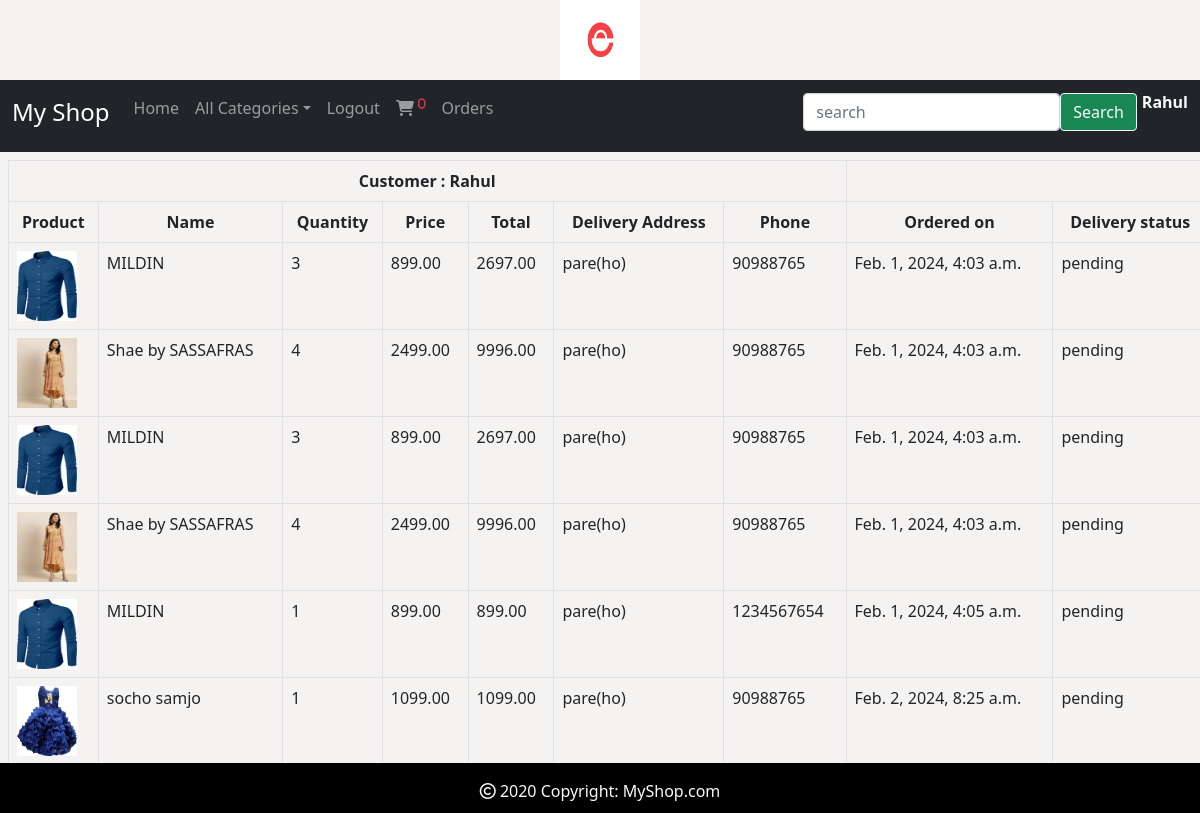
Screenshot of /cart/yourorders (signed in) with the database file from the repository.
### cart/models.py (models this page shows, shortened)
class Order(models.Model):
    user=models.ForeignKey(User,on_delete=models.CASCADE)
    product=models.ForeignKey(Product,on_delete=models.CASCADE)
    no_of_item=models.IntegerField()
    address=models.TextField()
    phone=models.IntegerField()
    order_status=models.CharField(max_length=30,default='pending')
    delivery_status=models.CharField(max_length=30,default='pending')
    date_added=models.DateTimeField(auto_now_add=True)
    def Total(self):
        return self.no_of_item * self.product.price

### shop/models.py (models this page shows, shortened)
class Product(models.Model):
    name=models.CharField(max_length=30)
    desc=models.TextField()
    image=models.ImageField(upload_to='product',blank=True,null=True)
    price=models.DecimalField(max_digits=10,decimal_places=2)
    stock=models.IntegerField()
    available=models.BooleanField(default=True)
    created=models.DateTimeField(auto_now_add=True)
    updated=models.DateTimeField(auto_now=True)
    category=models.ForeignKey(Category,on_delete=models.CASCADE)

### cart/views.py (the view)
# urls.py: path('yourorders', views.yourorders, name='yourorders'),
@login_required
def yourorders(request):
    u=request.user
    items=Order.objects.filter(user=u)
    return render(request,template_name='ordered_items.html',context={'items':items})

### cart/context_processors.py (called while the page is built)
def total(request):
    item_count=0
    if request.user.is_authenticated:
        u=request.user
        try:
            c = Cart.objects.filter(user=u)
            for i in c:
                item_count +=i.quantity
        except:
            item_count=0
    return{'count':item_count}

### shop/context_processors.py (called while the page is built)
def menulinks(request):
    links=Category.objects.all()
    return {'links':links}

### templates/ordered_items.html
{%extends 'base.html'%}
{%load static%}
{%block body%}
<div class="mb-5">
    <center>
        <table class="table table-bordered m-2">
            <tr class="text-center">
                {%if user.is_authenticated%}
                <th colspan="7">Customer : {{user.username}}</th>
                {%else%}
                <th colspan="7">Customer : Guest</th>
                {%endif%}
            </tr>
            <tr class="fw-bold text-center">
                <td>Product</td>
                <td>Name</td>
                <td>Quantity</td>
                <td>Price</td>
                <td>Total</td>
                <td>Delivery Address</td>
                <td>Phone</td>
                <td>Ordered on</td>
                <td>Delivery status</td>
            </tr>
            {%for i in items%}
            <tr>
                <td><img src="{{i.product.image.url}}" width="60px;" height="70px;"></td>
                <td>{{i.product.name}}</td>
                <td>{{i.no_of_item}}</td>
                <td>{{i.product.price}}</td>
                <td>{{i.Total}}</td>
                <td>{{i.address}}</td>
                <td>{{i.phone}}</td>
                <td>{{i.date_added}}</td>
                <td>{{i.delivery_status}}</td>
            </tr>
            {%endfor%}
        </table>
    </center>
</div>
{%endblock%}

### templates/base.html (shortened to what this page needs)
<!DOCTYPE html>
{%load static%}
<html lang="en">
<head>
    <link href="https://cdn.jsdelivr.net/npm/bootstrap@5.0.2/dist/css/bootstrap.min.css" rel="stylesheet">
    <link rel="stylesheet" type="text/css" href="{%static 'css/style.css'%}">
    <link rel="stylesheet" type="text/css" href="{%static 'css/style.css'%}">
    <link rel="stylesheet" href="https://cdnjs.cloudflare.com/ajax/libs/font-awesome/6.5.1/css/all.min.css" />
</head>
<body>
<header>
    <div class="container-fluid">
        <center><img src="{%static 'images/logo.png'%}" height="80px" width="80px"></center>
    </div>
</header>
<nav class="navbar navbar-expand-lg navbar-dark bg-dark">
    <div class="container-fluid">
        <a class="navbar-brand" href="#"><h4>My Shop</h4></a>
        <div class="mb-2 collapse navbar-collapse" id="navbarSupportedContent">
            <ul class="navbar-nav me-auto mb-2">
                <li class="nav-item">
                    <a class="nav-link" href="{%url 'shop:home'%}">Home</a>
                </li>
                <li class="nav-item dropdown">
                    <a class="nav-link dropdown-toggle" href="#" id="navdropdown" data-bs-toggle="dropdown" role="button">All Categories</a>
                 {%if user.is_authenticated%}
                <li class="nav-item">
                    <a class="nav-link" href="{%url 'shop:logout'%}">Logout</a>
                </li>
                    {% if user.is_superuser == False %}
                </li>
                 <li class="nav-item">
                     <a class="nav-link" href="{%url 'cart:cartview'%}"><i class="fa-solid fa-cart-shopping"> <sup class="text-danger">{{count}}</sup></i></a>
                </li>
                <li class="nav-item">
                    <a class="nav-link" href="{%url 'cart:yourorders'%}">Orders</a>
                </li>
                {% endif %}
                {%endif%}
            </ul>
            {%if user.is_authenticated%}
            <form class="d-flex" method="post" action="{%url 'search:search'%}">
                <input type="search" class="form-control" placeholder="search" name="s">
                <button class="btn btn-success btn-outline-light" type="submit"> Search </button>
                <h6 class="fw-bold text-light" style="padding-left:5px;"> {{user.username}}</h6>
            </form>
            {%endif%}
        </div>
    </div>
</nav>
{%block body%}
{%endblock%}
<footer class="text-lg-start text-light footer">
  <div class="text-center p-3">
    <i class="fa-regular fa-copyright"></i> 2020 Copyright:
    <a class="text-light" href="#" style="text-decoration: none;">MyShop.com</a>
  </div>
</footer>
</body>
</html>

### static/css/style.css (style rules this page uses)
body { background-color: #f5f3f2; }
.footer { background-color:black; text-align:center; width:100%; height:50px; position:fixed; bottom:0; left:0; }

### rows the page displays
Order: product.image (picture), product.name "MILDIN", no_of_item "3", product.price "899.00", Total "2697.00", address "pare(ho)", phone "90988765", date_added "Feb. 1, 2024, 4:03 a.m.", delivery_status "pending"
Order: product.image (picture), product.name "Shae by SASSAFRAS", no_of_item "4", product.price "2499.00", Total "9996.00", address "pare(ho)", phone "90988765", date_added "Feb. 1, 2024, 4:03 a.m.", delivery_status "pending"
Order: product.image (picture), product.name "MILDIN", no_of_item "3", product.price "899.00", Total "2697.00", address "pare(ho)", phone "90988765", date_added "Feb. 1, 2024, 4:03 a.m.", delivery_status "pending"
Order: product.image (picture), product.name "Shae by SASSAFRAS", no_of_item "4", product.price "2499.00", Total "9996.00", address "pare(ho)", phone "90988765", date_added "Feb. 1, 2024, 4:03 a.m.", delivery_status "pending"
Order: product.image (picture), product.name "MILDIN", no_of_item "1", product.price "899.00", Total "899.00", address "pare(ho)", phone "1234567654", date_added "Feb. 1, 2024, 4:05 a.m.", delivery_status "pending"
Order: product.image (picture), product.name "socho samjo", no_of_item "1", product.price "1099.00", Total "1099.00", address "pare(ho)", phone "90988765", date_added "Feb. 2, 2024, 8:25 a.m.", delivery_status "pending"

### other values shown
{{ count }} "0"
{{ user.username }} "Rahul"
